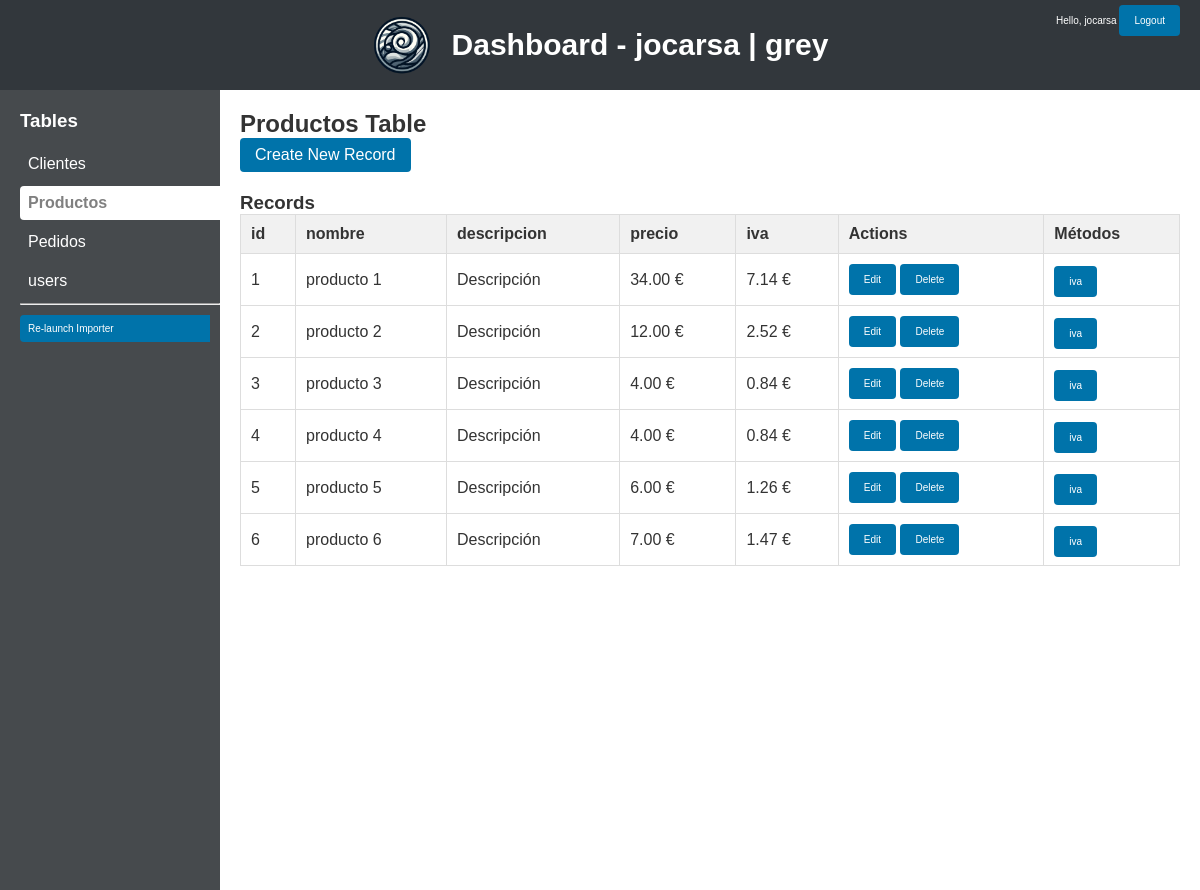
/?table=Productos (signed in), run on the app's committed database.
### tables this page shows
CREATE TABLE "Productos" (id INTEGER PRIMARY KEY AUTOINCREMENT, "nombre" TEXT, "descripcion" TEXT, "precio" TEXT, "iva" TEXT);

### i18n.php (called while the page is built, shortened)
<?php
function loadTranslations() {
    static $cached = null;
    if ($cached !== null) {
        return $cached;
    }
    $file = __DIR__ . '/translations.csv';
    $translations = [];
    if (($handle = fopen($file, 'r')) !== false) {
        $header = fgetcsv($handle);
        while (($row = fgetcsv($handle)) !== false) {
            $rowData = array_combine($header, $row);
            $key = $rowData['key'];
            unset($rowData['key']);
            $translations[$key] = $rowData;
        }
    }
    $cached = $translations;
    return $cached;
}
function t($key) {
    $all = loadTranslations();
    $lang = isset($_SESSION['lang']) ? $_SESSION['lang'] : 'en';
    if (isset($all[$key])) {
        return $all[$key][$lang] ?? $all[$key]['en'];
    }
    return $key;
}

### index.php (the view, shortened to what this page needs)
<?php
require_once 'i18n.php';
require 'config.php';
        ?>
        <?php
$db = new SQLite3($config['db_name']);
$result = $db->query("SELECT name FROM sqlite_master WHERE type='table' AND name NOT LIKE 'sqlite_%'");
$tables = [];
while ($row = $result->fetchArray(SQLITE3_ASSOC)) {
    $tables[] = $row['name'];
}
$selected_table = isset($_GET['table']) ? $_GET['table'] : null;
$action = isset($_GET['action']) ? $_GET['action'] : 'list';
?>
<!doctype html>
<html>
<head>
    <link rel="stylesheet" href="style.css">
</head>
<body>
<div class="header">
    <div id="corporativo">
        <img src="grey.png" alt="Logo">
        <h1><?php echo t("dashboard_title"); ?></h1>
    </div>
    <div style="position:absolute; top:15px; right:20px;font-size:10px;">
        <?php echo t("hello"); ?>, <?php echo htmlspecialchars($_SESSION['username']); ?>
        <a href="?action=logout" class="boton"><?php echo t("logout"); ?></a>
    </div>
</div>
<div class="container">
    <div class="nav">
        <h3><?php echo t("tables"); ?></h3>
        <?php foreach ($tables as $table): ?>
            <a href="?table=<?php echo urlencode($table); ?>"
               class="<?php echo ($selected_table === $table) ? 'active' : ''; ?>">
                <?php echo htmlspecialchars($table); ?>
            </a>
        <?php endforeach; ?>
        <hr>
        <a href="importador.php" class="btn boton"><?php echo t("relaunch_importer"); ?></a>
    </div>
    <div class="main">
        <?php if ($selected_table): ?>
            <h2><?php echo htmlspecialchars($selected_table); ?> Table</h2>
            <?php
            $colsQuery = $db->query("PRAGMA table_info('$selected_table')");
            $columns   = [];
            while ($col = $colsQuery->fetchArray(SQLITE3_ASSOC)) {
                $columns[] = $col;
            }
            ?>
            <?php if ($action === 'create'): ?>
                <h3><?php echo t("create_new_record"); ?></h3>
                <form method="post">
                    <?php foreach ($columns as $col):
                        if ($col['name'] === 'id') continue; ?>
                        <label><?php echo htmlspecialchars($col['name']); ?>:</label>
                        <input type="text" name="<?php echo htmlspecialchars($col['name']); ?>">
                    <?php endforeach; ?>
                    <input type="submit" name="create" value="<?php echo t("create_new_record"); ?>">
                    <a href="?table=<?php echo urlencode($selected_table); ?>&action=list" class="btn">
                        <?php echo t("cancel"); ?>
                    </a>
                </form>
            <?php else: ?>
                <div class="actions">
                    <a href="?table=<?php echo urlencode($selected_table); ?>&action=create" class="btn">
                        <?php echo t("create_new_record"); ?>
                    </a>
                </div>
                <h3><?php echo t("records"); ?></h3>
                <table>
                    <tr>
                        <?php foreach ($columns as $col): ?>
                            <th><?php echo htmlspecialchars($col['name']); ?></th>
                        <?php endforeach; ?>
                        <th>Actions</th>
                        <th>Métodos</th>
                    </tr>
                    <?php
                    $records = $db->query("SELECT * FROM \"$selected_table\"");
                    while ($rowData = $records->fetchArray(SQLITE3_ASSOC)) {
                        echo "<tr>";
                        foreach ($columns as $col) {
                            $colName = $col['name'];
                            echo "<td>" . htmlspecialchars($rowData[$colName]) . "</td>";
                        }
                        echo "<td>";
                        echo "<a href='?table=$selected_table&action=edit&id={$rowData['id']}' class='boton'>Edit</a>";
                        ?>
                        <form method="post" class="inline"
                              onsubmit="return confirm('<?php echo t("delete_record"); ?>');"
                              style="display:inline;">
                            <input type="submit" name="delete" value="Delete">
                        </form>
                        <?php
                        echo "</td>";
                        echo "<td>";
                        foreach ($columns as $col) {
                            $colName = $col['name'];
                            $methodFile = "metodos/$selected_table/$colName.php";
                            if (file_exists($methodFile)) {
                                echo "<a class='boton' href='run_method.php?table=$selected_table&column=$colName&id={$rowData['id']}' target='_blank'>$colName</a><br>";
                            }
                        }
                        echo "</td>";
                        echo "</tr>";
                    }
                    ?>
                </table>
            <?php endif; ?>
        <?php else: ?>
            <p><?php echo t("select_table"); ?></p>
        <?php endif; ?>
    </div>
</div>
</body>
</html>

### style.css (style rules this page uses)
body { margin: 0; font-family: Ubuntu, Tahoma, Geneva, Verdana, sans-serif; background-color: #f7f7f7; color: #333; }
* { padding:0px; margin:0px; }
.header { background-color: #32373c; color: #ffffff; padding: 15px 20px; text-align: center; font-size: 1.5em; box-shadow: 0 2px 4px rgba(0,0,0,0.1); }
.header h1 { font-size:30px; }
#corporativo { display: flex; flex-direction: row; flex-wrap: nowrap; justify-content: center; align-items: center; align-content: stretch; }
#corporativo img { width:60px; margin-right:20px; }
.container { display: flex; }
.nav { background-color: #464a4d; color: #ffffff; width: 220px; min-height: 100vh; padding: 20px; box-sizing: border-box; padding-right:0px; }
.nav h3 { margin-top: 0; margin-bottom: 15px; }
.nav a { color: #ffffff; text-decoration: none; padding: 8px; display: block; border-radius: 4px 0px 0px 4px; transition: background-color 0.2s; margin-bottom: 5px; }
.main { flex: 1; padding: 20px; background-color: #ffffff; min-height: 100vh; box-sizing: border-box; }
.actions { margin-bottom: 20px; }
.btn { display: inline-block; padding: 8px 15px; background-color: #0073aa; color: #ffffff; text-decoration: none; border-radius: 4px; transition: background-color 0.3s; margin-right: 10px; }
table { width: 100%; border-collapse: collapse; margin-bottom: 20px; }
table, th, td { border: 1px solid #ddd; }
th, td { padding: 10px; text-align: left; }
th { background-color: #f1f1f1; }
form { margin-bottom: 20px; }
form input[type="submit"],.boton { padding: 10px 15px; background-color: #0073aa; border: none; color: #ffffff; border-radius: 4px; cursor: pointer; transition: background-color 0.3s; text-decoration:none; font-size:10px; }
form.inline { display: inline; }
.nav a.active { background-color: white; font-weight: bold; color: grey; }
hr { margin-bottom:10px; }

### data on the page
productos: colName "1", colName "producto 1", colName "Descripción", colName "34.00 €", colName "7.14 €", colName "iva"
productos: colName "2", colName "producto 2", colName "Descripción", colName "12.00 €", colName "2.52 €", colName "iva"
productos: colName "3", colName "producto 3", colName "Descripción", colName "4.00 €", colName "0.84 €", colName "iva"
productos: colName "4", colName "producto 4", colName "Descripción", colName "4.00 €", colName "0.84 €", colName "iva"
productos: colName "5", colName "producto 5", colName "Descripción", colName "6.00 €", colName "1.26 €", colName "iva"
productos: colName "6", colName "producto 6", colName "Descripción", colName "7.00 €", colName "1.47 €", colName "iva"

### other printed values
t("dashboard_title") "Dashboard - jocarsa | grey"
t("hello") "Hello"
$_SESSION['username'] "jocarsa"
t("logout") "Logout"
t("tables") "Tables"
$table "Clientes"
$table "Productos"
$table "Pedidos"
$table "users"
t("relaunch_importer") "Re-launch Importer"
$selected_table "Productos"
t("create_new_record") "Create New Record"
t("records") "Records"
$col['name'] "id"
$col['name'] "nombre"
